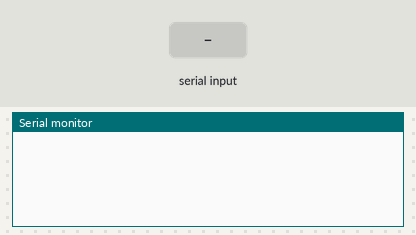
A sketch run on a simulated ESP32. Shown: the last lines printed to the serial monitor. Inputs (shaded band) come from the test bench.

Above: at 1.2 s.
1.3 s: "X:\n" received over the second serial link
At 1.7 s:
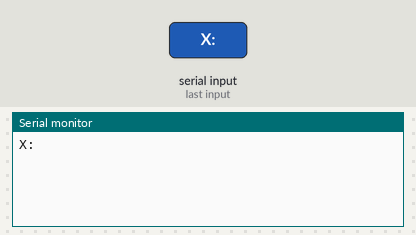
2.8 s: "Y:\n" received over the second serial link
At 4.0 s:
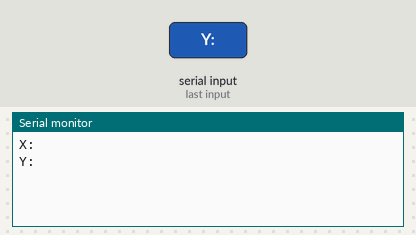
4.3 s: "90,45\n" received over the second serial link
At 5.2 s:
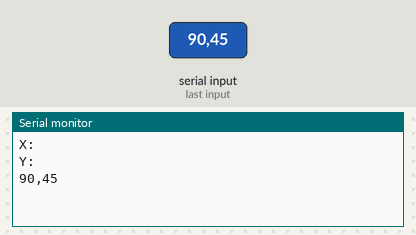
5.8 s: "5\n" received over the second serial link
At 6.4 s:
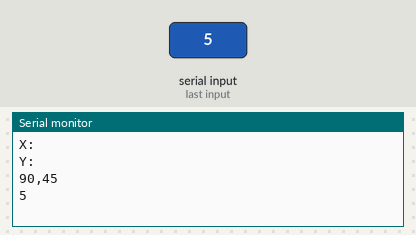
7.3 s: "1,90,45\n" received over the second serial link
At 8.7 s:
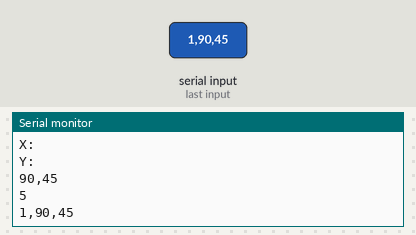

The sketch:

Example-1_Wireless.ino
```cpp
#include <SoftwareSerial.h> // Include the SoftwareSerial library for serial emulation.

// Virtual RX and TX pins for ESP-01 communication:
#define V_RX 13
#define V_TX 12

SoftwareSerial ESP01(V_RX,V_TX); // Virtual serial connection to the HC-05 Module.

String data; // Datastring for the ESP-01 messages.
int x, y = 0;

void setup(){
  Serial.begin(9600);
  ESP01.begin(9600);
  ESP01.println("ip:123.123.123.123");
  ESP01.println("ssid:hejsa123");
  ESP01.println("pass:hejsa123");
}

void loop(){

  // Check for new messages from HC-05 module:
  if(ESP01.available() > 0){

    data = ESP01.readStringUntil('\n');
    Serial.println(data);
    int xIdx = data.indexOf("X:");
    int yIdx = data.indexOf("Y:");

    if(!(xIdx == -1) && !(yIdx == -1)){

      String xStr = data.substring(xIdx+2, yIdx);
      String yStr = data.substring(yIdx+2);
      x = xStr.toInt();
      y = yStr.toInt();
      Serial.print("X is "); Serial.print(x); Serial.print("Y is "); Serial.println(y);

    }
  }
}
```

Measured:
- after the input at 1.3 s, the serial monitor: prints a new line at once (image 1)
- after the input at 2.8 s, the serial monitor: prints a new line at once (image 2)
- after the input at 4.3 s, the serial monitor: prints a new line at once (image 3)
- after the input at 5.8 s, the serial monitor: prints a new line at once (image 4)
- after the input at 7.3 s, the serial monitor: prints a new line at once (image 5)
